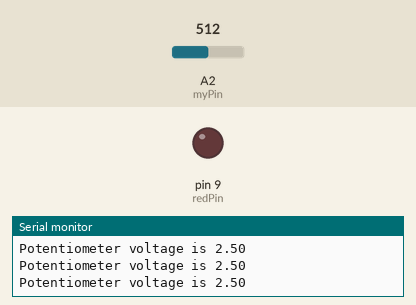
Simulated run of this sketch. Board: Arduino Uno, built with avr-gcc and run on an emulated ATmega328P. Shown: output pins drawn as LEDs (lit = HIGH), the last lines printed to the serial monitor. The inputs (shaded band) are chosen by the test bench; at power-on: A2 (myPin) = 512.

Above: at 1.3 s.
1.4 s: A2 (myPin) set to 1011
2.9 s: A2 (myPin) set to 1023
At 3.8 s:
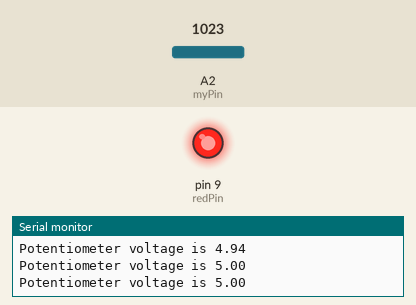
4.5 s: A2 (myPin) set to 900
At 5.0 s:
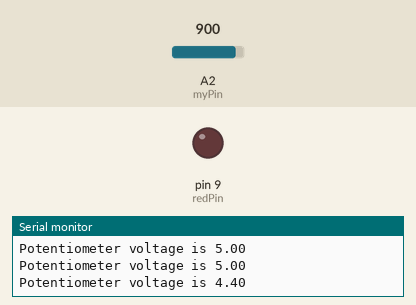
Timing chart, 0 to 7.5 s (numbered marks = the images above; inputs shaded):
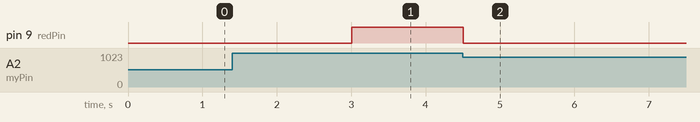

The sketch:

Potentiometer.ino
```cpp
int myPin = A2;
int readVal;
float V2;
int del = 500;
int redPin = 9;

void setup() {
  // put your setup code here, to run once:
  Serial.begin (9600);
  pinMode(redPin, OUTPUT);
}

void loop() {
  // put your main code here, to run repeatedly:
  readVal = analogRead(myPin);
  V2 = (5./1023.) * readVal;
  Serial.print ("Potentiometer voltage is ");
  Serial.println (V2);
  if (V2==5.0){
    digitalWrite(redPin, HIGH);
  } else {
    digitalWrite (redPin, LOW);
  }
  delay(del);
}
```

Measured:
- the behaviour switches between 1022 and 1023 on A2 (myPin) (found by bisection; images 0 and 1)
- after the input at 2.9 s, pin 9 (redPin): LOW → HIGH after 0.11 s
- after the input at 4.5 s, pin 9 (redPin): HIGH → LOW at once
